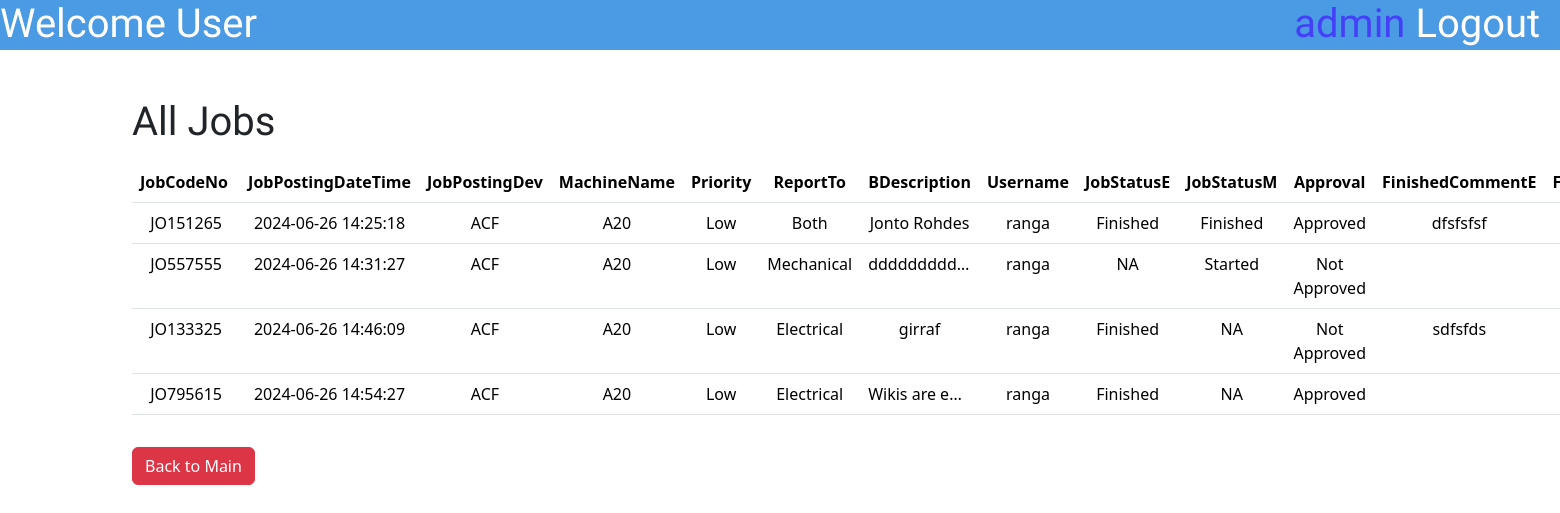
The page /admin/BrowseJobsAdminUser.php (signed in) on the database as committed earlier.
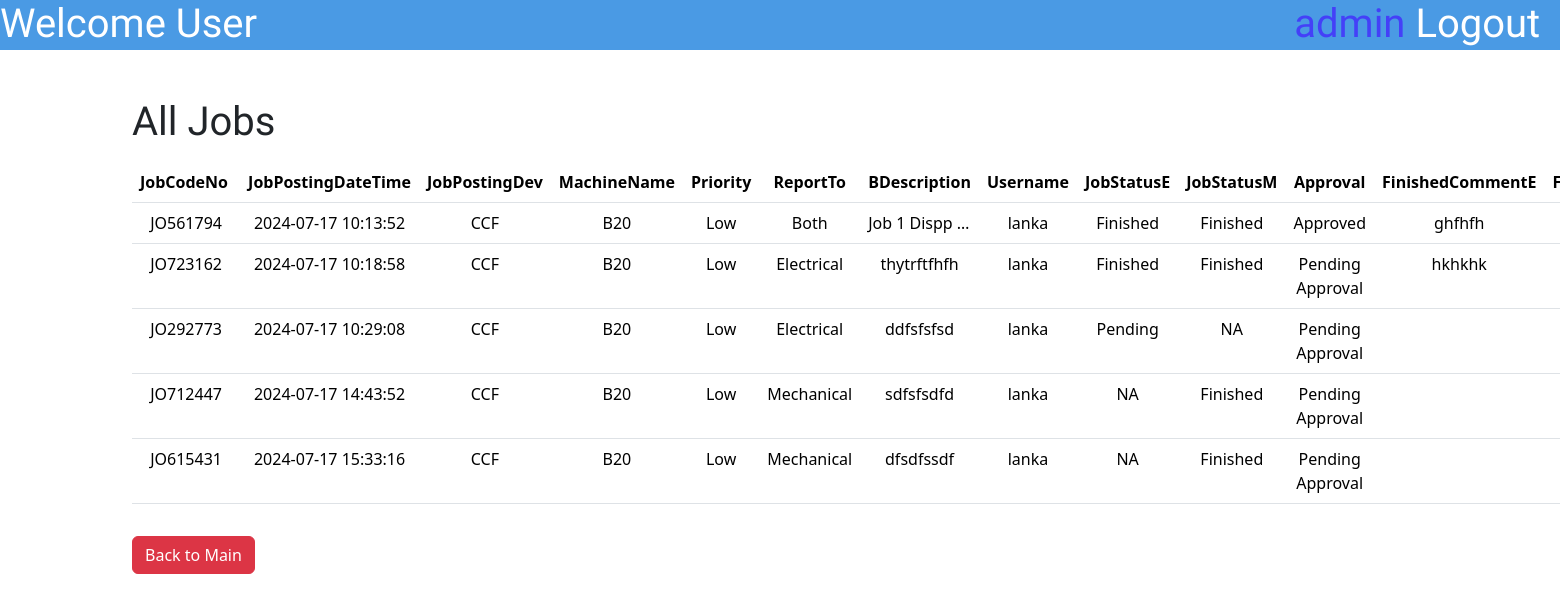
The same page on the database as committed later.
### tables this page shows
CREATE TABLE `jobdatasheet` (
  `id` int(10) NOT NULL,
  `JobCodeNo` varchar(100) NOT NULL,
  `JobPostingDateTime` varchar(50) NOT NULL,
  `JobPostingDev` enum('ACF','CCF','DR','Flexible','Aluminium Rodmill','Ceylon Copper') NOT NULL,
  `MachineName` varchar(255) NOT NULL,
  `Priority` enum('High','Low','Critical','') NOT NULL,
  `ReportTo` enum('Electrical','Mechanical','Both','') NOT NULL,
  `BDescription` varchar(500) NOT NULL,
  `Username` varchar(50) NOT NULL,
  `JobStatusE` enum('Pending','Started','Finished','Approved','NA') NOT NULL,
  `JobStatusM` enum('Pending','Started','Finished','Approved','NA') NOT NULL,
  `Approval` enum('Pending Approval','Not Approved','Approved','') NOT NULL,
  `FinishedCommentE` varchar(255) DEFAULT NULL,
  `FinishedCommentM` varchar(500) DEFAULT NULL,
  `TransferCommentE` varchar(500) DEFAULT NULL,
  `TransferCommentM` varchar(500) DEFAULT NULL,
  `ApproveComment` varchar(1000) DEFAULT NULL,
  `DisapproveComment` varchar(1000) DEFAULT NULL,
  `DownTime` varchar(500) DEFAULT NULL,
  `TryCount` int(10) DEFAULT NULL
);

### admin/BrowseJobsAdminUser.php (the view, shortened to what this page needs)
<?php
include '../connect.php';
?>
<!DOCTYPE html>
<html lang="en">
<head>
    <link href="https://cdn.jsdelivr.net/npm/bootstrap@5.3.3/dist/css/bootstrap.min.css" rel="stylesheet"
>
    <link rel="stylesheet" href="\MaintananceJobCard\styles\SubmitJobstyle.css">
</head>
<body>
    <div class="topbar">
        <h1 class="topbar-text">Welcome <?php echo $_SESSION['workplace'] ?> User</h1>
        <a href="\MaintananceJobCard\logout.php">
            <h1 class="topbar-logout">Logout &nbsp</h1>
        </a>
        <h1 class="topbar-username"><?php echo $_SESSION['username'] ?>&nbsp</h1>
    </div>
    <div class="container mt-5 ">
        <div class="mt-5">
            <h1>All Jobs</h1>
            <table class="table table-hover mt-3">
                <thead>
                    <tr>
                        <th scope="col">JobCodeNo </th>
                        <th scope="col">JobPostingDateTime</th>
                        <th scope="col">JobPostingDev</th>
                        <th scope="col">MachineName</th>
                        <th scope="col">Priority</th>
                        <th scope="col">ReportTo</th>
                        <th scope="col">BDescription</th>
                        <th scope="col">Username</th>
                        <th scope="col">JobStatusE</th>
                        <th scope="col">JobStatusM</th>
                        <th scope="col">Approval</th>
                        <th scope="col">FinishedCommentE</th>
                        <th scope="col">FinishedCommentM</th>
                </thead>
                <tbody>
                    <?php
                    $sql = "Select * from `jobdatasheet` ";
                    $result = mysqli_query($con, $sql);
                    while ($row = mysqli_fetch_assoc($result)) {
                        $JobCodeNo  = $row['JobCodeNo'];
                        $JobPostingDateTime = $row['JobPostingDateTime'];
                        $JobPostingDev = $row['JobPostingDev'];
                        $MachineName = $row['MachineName'];
                        $Priority = $row['Priority'];
                        $ReportTo = $row['ReportTo'];
                        $BDescription = $row['BDescription'];
                        $Username = $row['Username'];
                        $JobStatusE = $row['JobStatusE'];
                        $JobStatusM = $row['JobStatusM'];
                        $Approval = $row['Approval'];
                        $FinishedCommentE = $row['FinishedCommentE'];
                        $FinishedCommentM = $row['FinishedCommentM'];
                        $TransferCommentE = $row['TransferCommentE'];
                        $TransferCommentM = $row['TransferCommentM'];
                        echo
                            "
     <tr>
       <td>$JobCodeNo </td>
    <td>$JobPostingDateTime</td>
<td>$JobPostingDev</td>
<td>$MachineName</td>
<td>$Priority</td>
<td>$ReportTo</td>
<td style='white-space: nowrap; text-overflow:ellipsis; overflow: hidden; max-width:1px;'>$BDescription</td>
<td>$Username</td>
<td>$JobStatusE</td>
<td>$JobStatusM</td>
<td>$Approval</td>
<td>$FinishedCommentE</td>
<td>$FinishedCommentM</td>
<td>$TransferCommentE</td>
<td>$TransferCommentM</td>
      </tr>
      ";
                    } ?>
                </tbody>
            </table>
            <button type="back" class="btn btn-danger mt-3" name="back"><a
                    href="\MaintananceJobCard\PUser\indexPUser.php" style="text-decoration:none;color:white">Back to
                    Main</a></button>
        </div>
    </div>
</body>
</body>

Rows that differ between the two databases and show on the page:
removed jobdatasheet: JobCodeNo "JO151265", JobPostingDateTime "2024-06-26 14:25:18", JobPostingDev "ACF", MachineName "A20", Priority "Low", ReportTo "Both", BDescription "Jonto Rohdes", Username "ranga", JobStatusE "Finished", JobStatusM "Finished", Approval "Approved", FinishedCommentE "dfsfsfsf"
removed jobdatasheet: JobCodeNo "JO557555", JobPostingDateTime "2024-06-26 14:31:27", JobPostingDev "ACF", MachineName "A20", Priority "Low", ReportTo "Mechanical", BDescription "ddddddddd…", Username "ranga", JobStatusE "NA", JobStatusM "Started", Approval "Not Approved"
removed jobdatasheet: JobCodeNo "JO133325", JobPostingDateTime "2024-06-26 14:46:09", JobPostingDev "ACF", MachineName "A20", Priority "Low", ReportTo "Electrical", BDescription "girraf", Username "ranga", JobStatusE "Finished", JobStatusM "NA", Approval "Not Approved", FinishedCommentE "sdfsfds"
removed jobdatasheet: JobCodeNo "JO795615", JobPostingDateTime "2024-06-26 14:54:27", JobPostingDev "ACF", MachineName "A20", Priority "Low", ReportTo "Electrical", BDescription "Wikis are e…", Username "ranga", JobStatusE "Finished", JobStatusM "NA", Approval "Approved"
added jobdatasheet: JobCodeNo "JO561794", JobPostingDateTime "2024-07-17 10:13:52", JobPostingDev "CCF", MachineName "B20", Priority "Low", ReportTo "Both", BDescription "Job 1 Dispp…", Username "lanka", JobStatusE "Finished", JobStatusM "Finished", Approval "Approved", FinishedCommentE "ghfhfh"
added jobdatasheet: JobCodeNo "JO723162", JobPostingDateTime "2024-07-17 10:18:58", JobPostingDev "CCF", MachineName "B20", Priority "Low", ReportTo "Electrical", BDescription "thytrftfhfh", Username "lanka", JobStatusE "Finished", JobStatusM "Finished", Approval "Pending Approval", FinishedCommentE "hkhkhk"
added jobdatasheet: JobCodeNo "JO292773", JobPostingDateTime "2024-07-17 10:29:08", JobPostingDev "CCF", MachineName "B20", Priority "Low", ReportTo "Electrical", BDescription "ddfsfsfsd", Username "lanka", JobStatusE "Pending", JobStatusM "NA", Approval "Pending Approval"
added jobdatasheet: JobCodeNo "JO712447", JobPostingDateTime "2024-07-17 14:43:52", JobPostingDev "CCF", MachineName "B20", Priority "Low", ReportTo "Mechanical", BDescription "sdfsfsdfd", Username "lanka", JobStatusE "NA", JobStatusM "Finished", Approval "Pending Approval"
added jobdatasheet: JobCodeNo "JO615431", JobPostingDateTime "2024-07-17 15:33:16", JobPostingDev "CCF", MachineName "B20", Priority "Low", ReportTo "Mechanical", BDescription "dfsdfssdf", Username "lanka", JobStatusE "NA", JobStatusM "Finished", Approval "Pending Approval"
